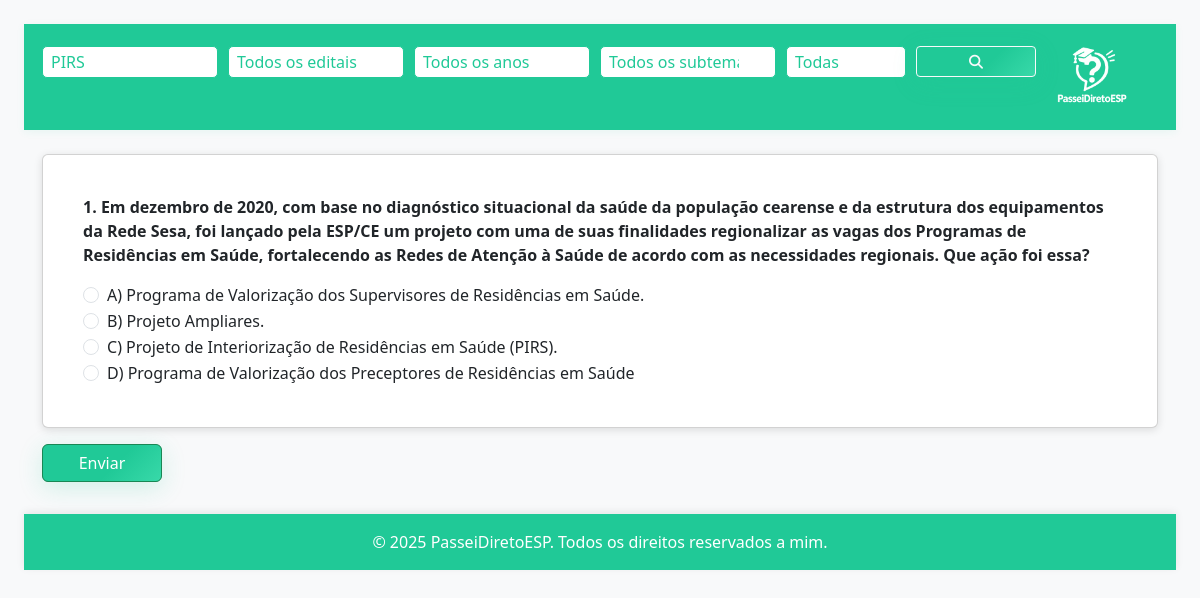
/index.php?tema=PIRS, run on the app's committed database.
### tables this page shows
CREATE TABLE `perguntas` (
  `id` int(11) NOT NULL,
  `pergunta` text NOT NULL,
  `alternativa_a` text NOT NULL,
  `alternativa_b` text NOT NULL,
  `alternativa_c` text NOT NULL,
  `alternativa_d` text NOT NULL,
  `correta` char(1) NOT NULL,
  `ano_edital` int(11) NOT NULL DEFAULT 2024,
  `numero_edital` varchar(20) NOT NULL DEFAULT '001/2024',
  `temas` text NOT NULL DEFAULT 'Tema não especificado',
  `sub_temas` text NOT NULL DEFAULT 'Subtema não especificado'
);

### index.php (the view, shortened to what this page needs)
<?php
require 'db.php';
$temasStmt = $pdo->query("SELECT DISTINCT temas FROM perguntas ORDER BY temas ASC");
$temas = $temasStmt->fetchAll(PDO::FETCH_COLUMN);
$tema = isset($_GET['tema']) ? trim($_GET['tema']) : '';
$numero_edital = isset($_GET['numero_edital']) ? trim($_GET['numero_edital']) : '';
$ano_edital = isset($_GET['ano_edital']) ? trim($_GET['ano_edital']) : '';
$sub_tema = isset($_GET['sub_tema']) ? trim($_GET['sub_tema']) : '';
$qtd_questoes = isset($_GET['qtd_questoes']) ? (int)$_GET['qtd_questoes'] : '';
$where = [];
$params = [];
if ($tema !== '' && $tema !== 'todos') {
    $where[] = "temas = ?";
    $params[] = $tema;
}
$sql = "SELECT * FROM perguntas";
if ($where) {
    $sql .= " WHERE " . implode(" AND ", $where);
}
$sql .= " ORDER BY RAND()";
$stmt = $pdo->prepare($sql);
$stmt->execute($params);
$perguntas = $stmt->fetchAll(PDO::FETCH_ASSOC);
?>
<!DOCTYPE html>
<html lang="pt-BR">
<head>
    <link rel="stylesheet" href="style.css">
    <link href="https://cdn.jsdelivr.net/npm/bootstrap@5.3.0/dist/css/bootstrap.min.css" rel="stylesheet">
    <link rel="stylesheet" href="https://cdnjs.cloudflare.com/ajax/libs/font-awesome/6.4.2/css/all.min.css">
</head>
<body class="bg-light p-4">
<nav class="navbar navbar-expand-lg navbar-dark">
  <div class="container d-flex align-items-center">
    <form class="d-flex me-3" method="get" action="" style="gap: 4px;">
      <select class="form-select form-select-sm" name="tema" aria-label="Buscar por tema">
        <?php foreach ($temas as $t): ?>
          <option value="<?= htmlspecialchars($t) ?>" <?= $tema === $t ? 'selected' : '' ?>>
            <?= htmlspecialchars($t) ?>
          </option>
        <?php endforeach; ?>
      </select>
      <select class="form-select form-select-sm" name="numero_edital" aria-label="Buscar por edital">
        <option value="todos" <?= $numero_edital === 'todos' || $numero_edital === '' ? 'selected' : '' ?>>Todos os editais</option>
      </select>
      <select class="form-select form-select-sm" name="ano_edital" aria-label="Buscar por ano">
        <option value="todos" <?= $ano_edital === 'todos' || $ano_edital === '' ? 'selected' : '' ?>>Todos os anos</option>
      </select>
      <select class="form-select form-select-sm" name="sub_tema" aria-label="Buscar por subtema">
        <option value="todos" <?= $sub_tema === 'todos' || $sub_tema === '' ? 'selected' : '' ?>>Todos os subtemas</option>
      </select>
      <select class="form-select form-select-sm" name="qtd_questoes" aria-label="Quantidade de questões">
        <option value="0" <?= $qtd_questoes === 0 ? 'selected' : '' ?>>Todas</option>
      </select>
      <button class="btn btn-outline-light btn-sm" type="submit" title="Buscar">
        <i class="fas fa-search"></i>
      </button>
    </form>
    <a class="navbar-brand d-flex align-items-center" href="#">
      <img src="img/passeiDiretoEspLogo.png" class="navbar-logo" alt="PasseiDiretoESP">
    </a>
  </div>
</nav>
<div class="container">
    <form method="post" action="resultado.php">
        <?php foreach ($perguntas as $index => $p): ?>
            <div class="card mb-3">
                <div class="card-body">
                    <p><strong><?= $index + 1 ?>. <?= htmlspecialchars($p['pergunta']) ?></strong></p>
                    <?php foreach (["a","b","c","d"] as $letra): ?>
                        <div class="form-check">
                            <input class="form-check-input" type="radio" name="respostas[<?= $p['id'] ?>]" value="<?= strtoupper($letra) ?>" required>
                            <label class="form-check-label">
                                <?= strtoupper($letra) ?>) <?= htmlspecialchars($p["alternativa_" . $letra]) ?>
                            </label>
                        </div>
                    <?php endforeach; ?>
                </div>
            </div>
        <?php endforeach; ?>
        <button class="btn btn-success" type="submit">Enviar</button>
    </form>
</div>
<footer>
    &copy; <?php echo date('Y'); ?> PasseiDiretoESP. Todos os direitos reservados a mim.
</footer>
</body>
</html>

### style.css (style rules this page uses)
body { background-color: #f7fafc; min-height: 100vh; min-width: 100vw; width: 100vw; height: 100vh; box-sizing: border-box; padding: 20px; padding-top: 72px; padding-bottom: 80px; font-family: 'Segoe UI', Arial, sans-serif; margin: 0; overflow-x: hidden; }
.card { box-shadow: 0 2px 8px rgba(0,0,0,0.12); border-radius: 12px; background: #fff; padding: 24px; margin-bottom: 20px; transition: box-shadow 0.3s; }
.btn { border-radius: 1px; background: linear-gradient(135deg, #20c997 60%, #38d9a9 100%); color: #fff; border: none; box-shadow: 0 6px 24px rgba(32,201,151,0.18); cursor: pointer; display: inline-block; font-size: 1.1rem; transition: background 0.2s, box-shadow 0.2s, transform 0.18s; padding: 10px 10px; min-width: 120px; height: auto; align-items: center; justify-content: center; margin-bottom: 32px; }
footer { left: 0; bottom: 0; width: 100%; background: #20c997; color: #fff; text-align: center; padding: 16px 0; box-shadow: 0 -2px 8px rgba(0,0,0,0.08); z-index: 100; }
.navbar { background: #20c997 !important; position: fixed; top: 0; left: 0; width: 100%; z-index: 1000; box-shadow: 0 2px 8px rgba(32,201,151,0.08); }
.navbar-logo { height: 80px; width: auto; margin-right: 10px; display: inline-block; vertical-align: middle; }
form .form-select[name="tema"] { min-width: 100px; max-width: 500px; border-radius: 5px; border: 1px solid #20c997; background: #fff; color: #20c997; font-size: 1rem; margin-right: 6px; transition: border-color 0.2s; height: 32px; padding-top: 2px; padding-bottom: 2px; }
form .form-select[name="numero_edital"] { min-width: 100px; max-width: 200px; border-radius: 5px; border: 1px solid #20c997; background: #fff; color: #20c997; font-size: 1rem; margin-right: 6px; transition: border-color 0.2s; height: 32px; padding-top: 2px; padding-bottom: 2px; }
form .form-select[name="ano_edital"] { min-width: 120px; max-width: 200px; border-radius: 5px; border: 1px solid #20c997; background: #fff; color: #20c997; font-size: 1rem; margin-right: 6px; transition: border-color 0.2s; height: 32px; padding-top: 2px; padding-bottom: 2px; }
form .form-select[name="sub_tema"] { min-width: 120px; max-width: 220px; border-radius: 5px; border: 1px solid #20c997; background: #fff; color: #20c997; font-size: 1rem; margin-right: 6px; transition: border-color 0.2s; height: 32px; padding-top: 2px; padding-bottom: 2px; }
form .form-select[name="qtd_questoes"] { min-width: 90px; max-width: 120px; border-radius: 5px; border: 1px solid #20c997; background: #fff; color: #20c997; font-size: 1rem; margin-right: 6px; transition: border-color 0.2s; height: 32px; padding-top: 2px; padding-bottom: 2px; }
.container { width: 100%; max-width: 100vw; padding-left: 0; padding-right: 0; margin-left: 0; margin-right: 0; }

### data on the page
perguntas: pergunta "Em dezembro de 2020, com base no diagnóstico situacional da saúde da população cearense e da estrutura dos equipamentos da Rede Sesa, foi lançado pela ESP/CE um projeto com uma de suas finalidades regionalizar as vagas dos Programas de Residências em Saúde, fortalecendo as Redes de Atenção à Saúde de acordo com as necessidades regionais. Que ação foi essa?", letra "A", alternativa_a "Programa de Valorização dos Supervisores de Residências em Saúde.", letra "B", alternativa_b "Projeto Ampliares.", letra "C", alternativa_c "Projeto de Interiorização de Residências em Saúde (PIRS).", letra "D", alternativa_d "Programa de Valorização dos Preceptores de Residências em Saúde"

### other printed values
form field tema "PIRS"
